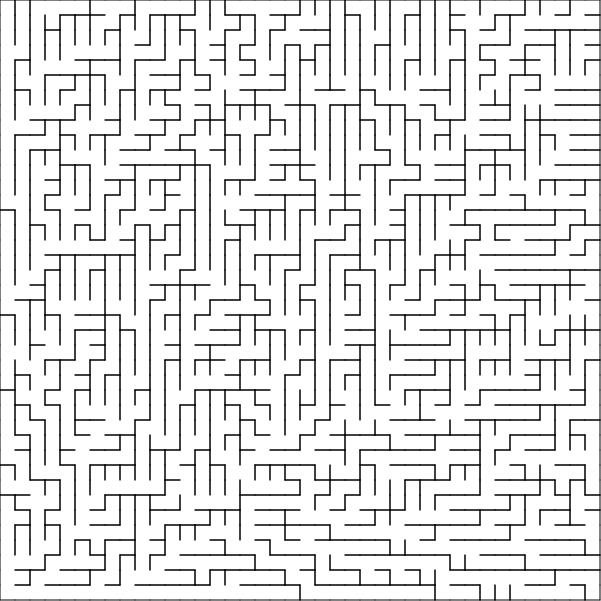
Frame 1 (no input)
Frame 60 (no input): identical to frame 1, image omitted
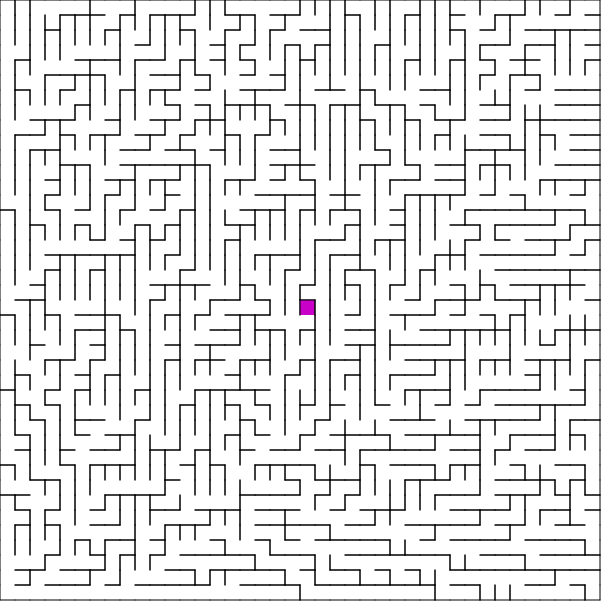
Frame 120 (the mouse pressed at the canvas centre since frame 60)

The p5.js sketch that drew these frames (run headless with seeded random() and noise() and a simulated clock; from frame 60 on, the mouse is pressed at the canvas centre):

// p5.js sketch
// ── sketch.js
var cols = 40;
var rows = 40;
var grid = [];

var w;
var h;

var curCell;
var stack = [];

var instructions = [
  'click the mouse to draw on the maze',
  'hold down any key while clicking to erase',
  'press r to generate a new maze',
  'press e to erase all'
];
var instructionParagraphs = [];

function setup() {
  createCanvas(601, 601);
  w = (width - 1) / cols;
  h = (height - 1) / rows;

  createGrid();
  curCell = grid[0][rows - 1];
  stack.push(curCell);
  curCell.visited = true;

  cycle();

  if (instructionParagraphs.length <= 0){
    for (let i = 0; i < instructions.length; i++){
      instructionParagraphs.push(createP());
    }
  }
}

function createGrid() {
  for (var i = 0; i < cols; i++) {
    grid[i] = [];
    for (var j = 0; j < rows; j++) {
      grid[i][j] = new cell(i, j);
    }
  }
}

function drawGrid() {
  for (var i = 0; i < cols; i++) {
    for (var j = 0; j < rows; j++) {
      grid[i][j].show();
    }
  }
}

function cycle() {
  while (stack.length > 0) {
    let index = floor(random(stack.length));
    currentCell = stack[index];
    stack.splice(index, 1);

    let neighbors = currentCell.checkNeighbors();
    if (neighbors.length > 0) {
      stack.push(currentCell);

      let chosen = random(neighbors);
      removeWall(currentCell.x, currentCell.y, chosen.x, chosen.y);
      chosen.visited = true;
      stack.push(chosen);
    }
  }
}

function draw() {
  background(255);
  UI();
  drawGrid();

  for (let i = 0; i < instructionParagraphs.length; i++){
    instructionParagraphs[i].html(instructions[i]);
  }
}

// ── Cell.js
class cell {
  constructor(x, y) {
    //walls start at top, then go clockwise
    this.walls = [true, true, true, true];
    this.x = x;
    this.y = y;
    this.visited = false;
    this.clicked = false;
  }

  checkNeighbors() {
    let x = this.x;
    let y = this.y;
    let neighbors = [];

    if (this.x > 0) {
      if (!grid[x - 1][y].visited) {
        neighbors.push(grid[x - 1][y]);
      }
    }
    if (this.x < cols - 1) {
      if (!grid[x + 1][y].visited) {
        neighbors.push(grid[x + 1][y]);
      }
    }
    if (this.y > 0) {
      if (!grid[x][y - 1].visited) {
        neighbors.push(grid[x][y - 1]);
      }
    }
    if (this.y < rows - 1) {
      if (!grid[x][y + 1].visited) {
        neighbors.push(grid[x][y + 1]);
      }
    }

    return neighbors;
  }

  show() {
    let x1 = this.x * w;
    let y1 = this.y * h;
    let x2 = x1 + w;
    let y2 = y1 + h;

    if (this.clicked){
      noStroke();
      fill(200, 0, 200);
      rect(x1, y1, w, h);
    }

    stroke(0);
    if (this.walls[0]) {
      line(x1, y1, x2, y1);
    }
    if (this.walls[1]) {
      line(x2, y1, x2, y2);
    }
    if (this.walls[2]) {
      line(x2, y2, x1, y2);
    }
    if (this.walls[3]) {
      line(x1, y2, x1, y1);
    }
  }
}

function removeWall(x1, y1, x2, y2) {
  let cell1 = grid[x1][y1];
  let cell2 = grid[x2][y2];
  if (x1 - x2 == 1) {
    cell1.walls[3] = false;
    cell2.walls[1] = false;
  }
  if (x1 - x2 == -1) {
    cell1.walls[1] = false;
    cell2.walls[3] = false;
  }
  if (y1 - y2 == 1) {
    cell1.walls[0] = false;
    cell2.walls[2] = false;
  }
  if (y1 - y2 == -1) {
    cell1.walls[2] = false;
    cell2.walls[0] = false;
  }
}

// ── userInterface.js
function UI() {
  if (mouseIsPressed) {
    if (mouseX < width && mouseY < height) {
      let x = floor(mouseX / w);
      let y = floor(mouseY / h);
      if (keyIsPressed) {
        grid[x][y].clicked = false;
      } else {
        grid[x][y].clicked = true;
      }
    }
  }
}

function keyTyped() {
  if (key == 'r') {
    createGrid();
    curCell = grid[0][rows - 1];
    stack.push(curCell);
    curCell.visited = true;
    cycle();
  }

  if (key == 'e') {
    for (var i = 0; i < cols; i++) {
      for (var j = 0; j < rows; j++) {
        grid[i][j].clicked = false;
      }
    }
  }
}
